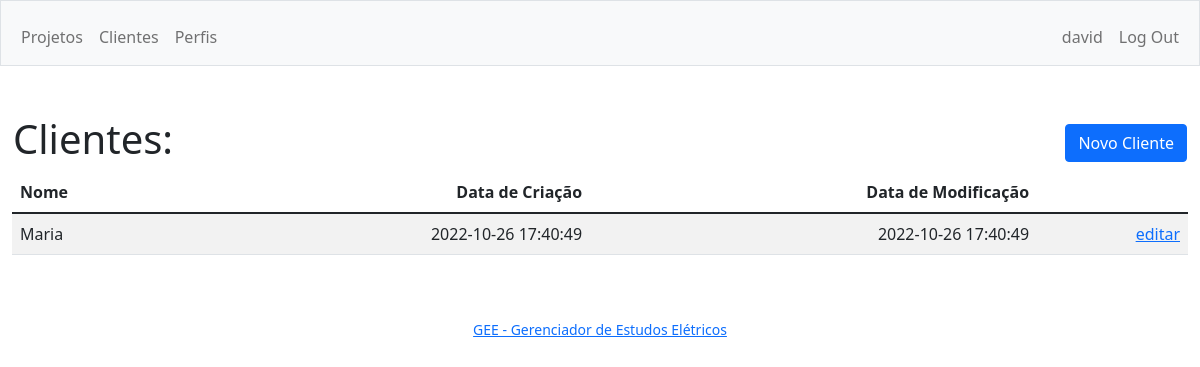
The app's page /customers (signed in) with its own data.
### tables this page shows
CREATE TABLE customers (
id INTEGER PRIMARY KEY AUTOINCREMENT NOT NULL,
user_id INTEGER,
createddate TEXT,
modifieddate TEXT,
name TEXT,
email TEXT,
    phone TEXT,
    zipcode NUMERIC,
state TEXT,
city TEXT,
street TEXT,
district TEXT,
number NUMERIC,
complement TEXT
);

### app.py (the view)
@app.route("/customers")
@login_required
def customers():
    customersList = db.execute("SELECT id, name, createddate, modifieddate FROM customers WHERE user_id = ? ORDER BY modifieddate DESC", session["user_id"])
    return render_template("customers.html", customersList=customersList)

### app.py (called while the page is built)
def login_required(f):
    @wraps(f)
    def decorated_function(*args, **kwargs):
        if session.get("user_id") is None:
            return redirect("/login")
        return f(*args, **kwargs)
    return decorated_function

@app.after_request
def after_request(response):
    response.headers["Cache-Control"] = "no-cache, no-store, must-revalidate"
    response.headers["Expires"] = 0
    response.headers["Pragma"] = "no-cache"
    return response

### templates/customers.html (shortened to what this page needs)
{% extends "layout.html" %}
{% block main %}
<div>
    <table style="width:100%">
        <thead>
            <tr>
                <th class="text-start">
                    <h1>Clientes:</h1>
                </th>
                <th class="text-end"><a class="btn btn-primary" href="/customer">Novo Cliente</a></th>
            </tr>
        </thead>
    </table>
</div>
<div>
    <table class="table table-striped">
        <thead>
            <tr>
                <th class="text-start">Nome</th>
                <th class="text-end">Data de Criação</th>
                <th class="text-end">Data de Modificação</th>
            </tr>
        </thead>
        <tbody>
            {% for customer in customersList %}
            <tr>
                <td class="text-start">{{ customer.name }}</td>
                <td class="text-end">{{ customer.createddate }}</td>
                <td class="text-end">{{ customer.modifieddate }}</td>
                <td class="text-end"><a href="/customer?id={{customer.id}}">editar</a></td>
            </tr>
            {% endfor %}
        </tbody>
    </table>
</div>
{% endblock %}

### records on screen
customers: name "Maria", createddate "2022-10-26 17:40:49", modifieddate "2022-10-26 17:40:49"

### other values on screen
{{ session["username"] }} "david"
